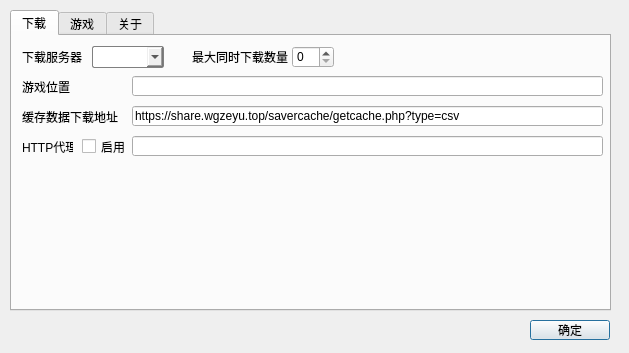
<?xml version="1.0" encoding="UTF-8"?>
<ui version="4.0">
 <class>SettingsWin</class>
 <widget class="QDialog" name="SettingsWin">
  <property name="geometry">
   <rect>
    <x>0</x>
    <y>0</y>
    <width>629</width>
    <height>353</height>
   </rect>
  </property>
  <property name="minimumSize">
   <size>
    <width>629</width>
    <height>353</height>
   </size>
  </property>
  <property name="maximumSize">
   <size>
    <width>629</width>
    <height>353</height>
   </size>
  </property>
  <property name="windowTitle">
   <string>BeatSync - 设置</string>
  </property>
  <widget class="QPushButton" name="pushButton">
   <property name="geometry">
    <rect>
     <x>530</x>
     <y>320</y>
     <width>80</width>
     <height>20</height>
    </rect>
   </property>
   <property name="text">
    <string>确定</string>
   </property>
  </widget>
  <widget class="QTabWidget" name="tabWidget">
   <property name="geometry">
    <rect>
     <x>10</x>
     <y>10</y>
     <width>601</width>
     <height>301</height>
    </rect>
   </property>
   <property name="currentIndex">
    <number>0</number>
   </property>
   <widget class="QWidget" name="downloadSettings">
    <attribute name="title">
     <string>下载</string>
    </attribute>
    <widget class="QLabel" name="label">
     <property name="geometry">
      <rect>
       <x>10</x>
       <y>10</y>
       <width>61</width>
       <height>21</height>
      </rect>
     </property>
     <property name="text">
      <string>下载服务器</string>
     </property>
    </widget>
    <widget class="QComboBox" name="comboBox">
     <property name="geometry">
      <rect>
       <x>80</x>
       <y>10</y>
       <width>72</width>
       <height>22</height>
      </rect>
     </property>
     <property name="styleSheet">
      <string notr="true">border:1px solid gray;
border-radius:2px;</string>
     </property>
     <property name="placeholderText">
      <string notr="true">na.</string>
     </property>
    </widget>
    <widget class="QLabel" name="label_2">
     <property name="geometry">
      <rect>
       <x>10</x>
       <y>40</y>
       <width>121</width>
       <height>21</height>
      </rect>
     </property>
     <property name="text">
      <string>游戏位置</string>
     </property>
    </widget>
    <widget class="QLineEdit" name="customLevelsPosition">
     <property name="geometry">
      <rect>
       <x>120</x>
       <y>40</y>
       <width>471</width>
       <height>20</height>
      </rect>
     </property>
    </widget>
    <widget class="QLabel" name="label_3">
     <property name="geometry">
      <rect>
       <x>180</x>
       <y>10</y>
       <width>121</width>
       <height>21</height>
      </rect>
     </property>
     <property name="text">
      <string>最大同时下载数量</string>
     </property>
    </widget>
    <widget class="QSpinBox" name="maxDownloadNum">
     <property name="geometry">
      <rect>
       <x>280</x>
       <y>10</y>
       <width>42</width>
       <height>22</height>
      </rect>
     </property>
    </widget>
    <widget class="QLineEdit" name="cacheDownload">
     <property name="geometry">
      <rect>
       <x>120</x>
       <y>70</y>
       <width>471</width>
       <height>20</height>
      </rect>
     </property>
     <property name="text">
      <string>https://share.wgzeyu.top/savercache/getcache.php?type=csv</string>
     </property>
    </widget>
    <widget class="QLabel" name="label_4">
     <property name="geometry">
      <rect>
       <x>10</x>
       <y>70</y>
       <width>121</width>
       <height>21</height>
      </rect>
     </property>
     <property name="text">
      <string>缓存数据下载地址</string>
     </property>
    </widget>
    <widget class="QLabel" name="label_9">
     <property name="geometry">
      <rect>
       <x>10</x>
       <y>100</y>
       <width>51</width>
       <height>21</height>
      </rect>
     </property>
     <property name="text">
      <string>HTTP代理</string>
     </property>
    </widget>
    <widget class="QLineEdit" name="HTTPProxyAddr">
     <property name="geometry">
      <rect>
       <x>120</x>
       <y>100</y>
       <width>471</width>
       <height>20</height>
      </rect>
     </property>
    </widget>
    <widget class="QCheckBox" name="enableHTTP">
     <property name="geometry">
      <rect>
       <x>70</x>
       <y>100</y>
       <width>51</width>
       <height>21</height>
      </rect>
     </property>
     <property name="text">
      <string>启用</string>
     </property>
    </widget>
   </widget>
   <widget class="QWidget" name="maps">
    <attribute name="title">
     <string>游戏</string>
    </attribute>
    <widget class="QCheckBox" name="autoSetSongList">
     <property name="geometry">
      <rect>
       <x>10</x>
       <y>10</y>
       <width>131</width>
       <height>18</height>
      </rect>
     </property>
     <property name="text">
      <string>自动设置歌曲列表</string>
     </property>
    </widget>
   </widget>
   <widget class="QWidget" name="about">
    <attribute name="title">
     <string>关于</string>
    </attribute>
    <widget class="QFrame" name="frame">
     <property name="geometry">
      <rect>
       <x>20</x>
       <y>20</y>
       <width>401</width>
       <height>241</height>
      </rect>
     </property>
     <property name="styleSheet">
      <string notr="true">border-image: url(:/images/beatsync.png);</string>
     </property>
     <property name="frameShape">
      <enum>QFrame::StyledPanel</enum>
     </property>
     <property name="frameShadow">
      <enum>QFrame::Raised</enum>
     </property>
    </widget>
    <widget class="QLabel" name="label_5">
     <property name="geometry">
      <rect>
       <x>450</x>
       <y>40</y>
       <width>121</width>
       <height>16</height>
      </rect>
     </property>
     <property name="text">
      <string>特别鸣谢：WGzeyu</string>
     </property>
    </widget>
    <widget class="QLabel" name="label_6">
     <property name="geometry">
      <rect>
       <x>450</x>
       <y>70</y>
       <width>141</width>
       <height>16</height>
      </rect>
     </property>
     <property name="text">
      <string>该软件为开源免费软件</string>
     </property>
    </widget>
    <widget class="QLabel" name="label_7">
     <property name="geometry">
      <rect>
       <x>433</x>
       <y>250</y>
       <width>151</width>
       <height>20</height>
      </rect>
     </property>
     <property name="text">
      <string>BeatSync 0.01b</string>
     </property>
    </widget>
    <widget class="QLabel" name="label_8">
     <property name="geometry">
      <rect>
       <x>440</x>
       <y>90</y>
       <width>141</width>
       <height>151</height>
      </rect>
     </property>
     <property name="text">
      <string>&lt;html&gt;&lt;head/&gt;&lt;body&gt;&lt;p align=&quot;center&quot;&gt;&lt;span style=&quot; font-size:7pt;&quot;&gt;Aria2:&lt;/span&gt;&lt;/p&gt;&lt;p align=&quot;center&quot;&gt;&lt;span style=&quot; font-size:7pt;&quot;&gt;https://github.com/&lt;/span&gt;&lt;/p&gt;&lt;p align=&quot;center&quot;&gt;&lt;span style=&quot; font-size:7pt;&quot;&gt;aria2/aria2&lt;br/&gt;&lt;/span&gt;&lt;/p&gt;&lt;p align=&quot;center&quot;&gt;&lt;span style=&quot; font-size:7pt;&quot;&gt;7zip:&lt;/span&gt;&lt;/p&gt;&lt;p align=&quot;center&quot;&gt;&lt;span style=&quot; font-size:7pt;&quot;&gt;https://sourceforge.net/&lt;/span&gt;&lt;/p&gt;&lt;p align=&quot;center&quot;&gt;&lt;span style=&quot; font-size:7pt;&quot;&gt;projects/sevenzip/files/7-Zip/&lt;/span&gt;&lt;/p&gt;&lt;/body&gt;&lt;/html&gt;</string>
     </property>
    </widget>
   </widget>
  </widget>
 </widget>
 <resources/>
 <connections/>
</ui>
